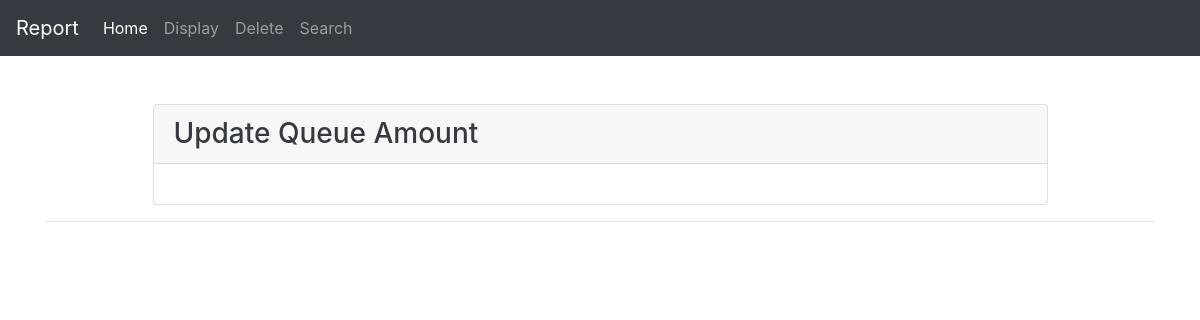
The page /display/update/123/321 on the database as committed earlier.
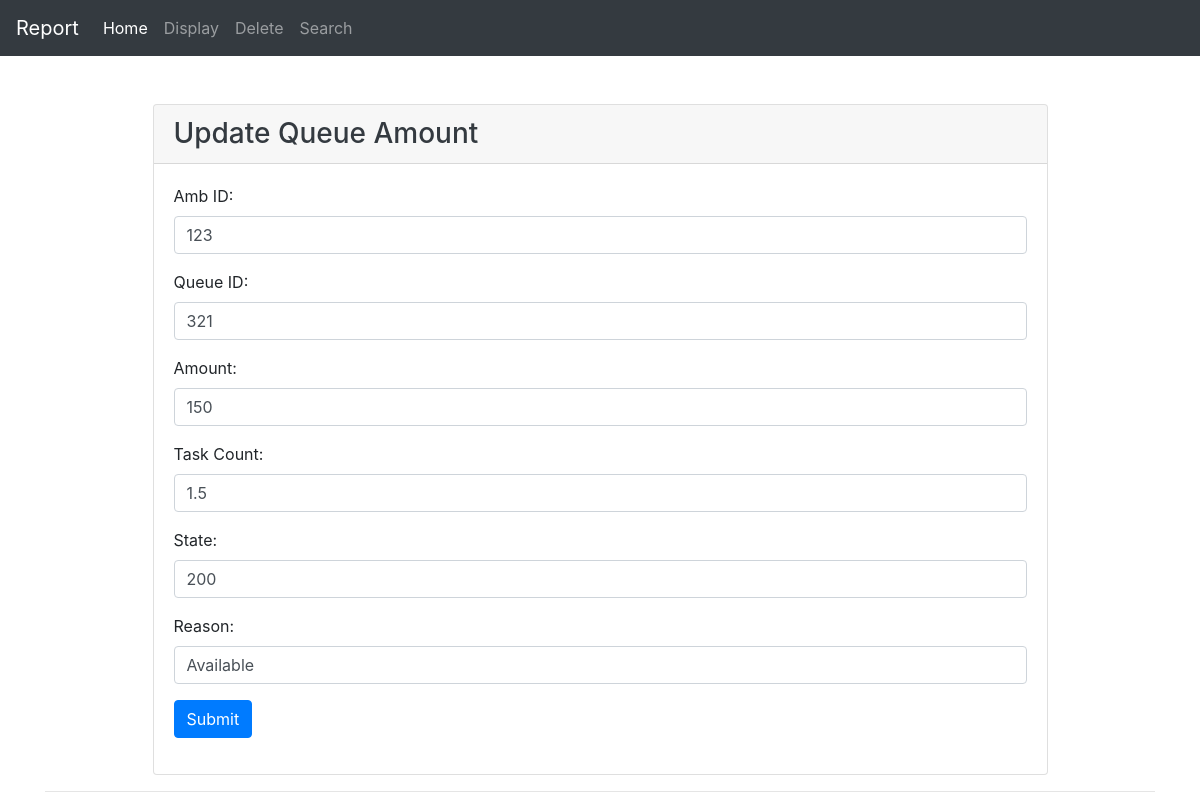
The same page on the database as committed later.
### tables this page shows
CREATE TABLE "test"
(
	id INTEGER
		primary key autoincrement,
	amb varchar not null,
	queue varchar not null,
	state integer not null,
	amount int not null,
	task float not null,
	reason varchar(100),
	cdate TEXT default CURRENT_TIMESTAMP
);

### app.py (the view, shortened to what this page needs)
@app.route("/display/update/<int:amb>/<int:queue>", methods=["GET", "POST"])
def update(amb, queue):
    con = sqlite3.connect("testFirst.db")
    con.row_factory = sqlite3.Row
    cur = con.cursor()
    cur.execute("SELECT * from test where amb = ? and queue = ? ", (amb, queue))
    get_rows = cur.fetchall()
    return render_template('update.html', data=get_rows)

### templates/update.html (shortened to what this page needs)
{% extends "include/base.html" %}
{% block content %}
    <div class="container mt-5">
        <div class="row mx-auto">
            <div class="col-md-10 mx-auto">
                <div class="card">
                    <div class="card-header">
                        <h3 class="text-dark card-text">Update Queue Amount</h3>
                    </div>
                    <div class="card-body">
                        {% for data in data %}
                            <form method="post" action="/display/update/{{ data["amb"] }}/{{ data["queue"] }}">
                                <div class="form-group">
                                    <label for="amb">Amb ID:</label>
                                    <input class="form-control" type="text" name="amb" id="amb" placeholder="Amb ID"
                                           value='{{ data["amb"] }}'>
                                </div>
                                <div class="form-group">
                                    <label for="queue">Queue ID: </label>
                                    <input class="form-control" type="text" name="queue" id="queue"
                                           placeholder="Queue ID"
                                           value="{{ data["queue"] }}">
                                </div>
                                <div class="form-group">
                                    <label for="amount">Amount: </label>
                                    <input class="form-control" type="text" name="amount" id="amount"
                                           placeholder="Amount"
                                           value="{{ data["amount"] }}">
                                </div>
                                <div class="form-group">
                                    <label for="task">Task Count: </label>
                                    <input class="form-control" type="text" name="task" id="task"
                                           placeholder="Task Count"
                                           value="{{ data["task"] }}">
                                </div>
                                <div class="form-group">
                                    <label for="state">State: </label>
                                    <input class="form-control" type="text" name="state" id="state" placeholder="State"
                                           value="{{ data["state"] }}">
                                </div>
                                <div class="form-group">
                                    <label for="reason">Reason: </label>
                                    <input class="form-control" type="text" name="reason" id="reason"
                                           placeholder="Reason"
                                           value="{{ data["reason"] }}">
                                </div>
                                <div class="form-group">
                                    <button type="submit" class="btn btn-primary" name="submit">Submit</button>
                                </div>
                            </form>
                        {% endfor %}
                    </div>
                </div>
            </div>
        </div>
        <hr>
    </div>
{% endblock %}

Rows that differ between the two databases and show on the page:
added test: amb "123", queue "321", amount "150", task "1.5", state "200", reason "Available"
